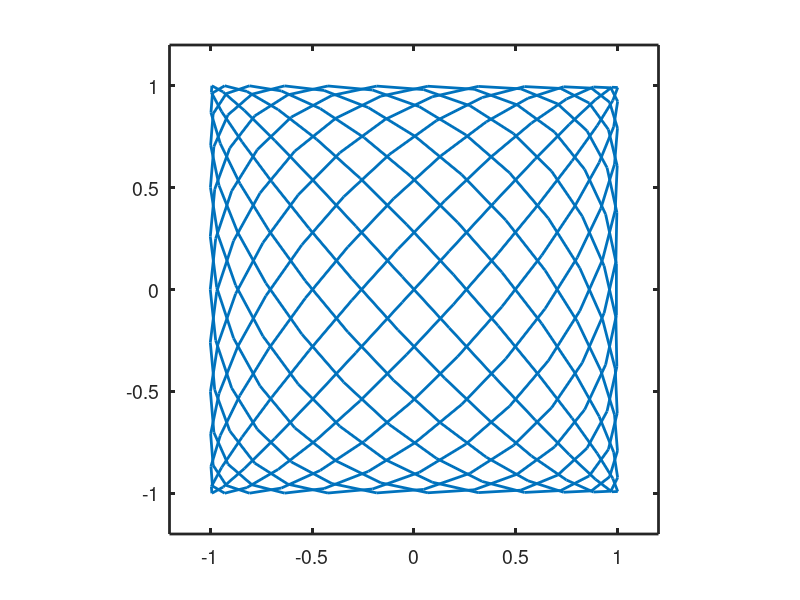

The MATLAB script that drew this image:
close all;
a = 11; # plotting the curves for
b = 12; # different values of a/b
delta = pi/2;
t = linspace(-pi,pi,300);

x = sin(a * t + delta);
y = sin(b * t);
plot(x,y,"linewidth", 2)

axis ([-1.2, 1.2, -1.2, 1.2], "square");
set(gca, "linewidth", 2, "fontsize", 14)
print -dpdfcrop 2.pdf
